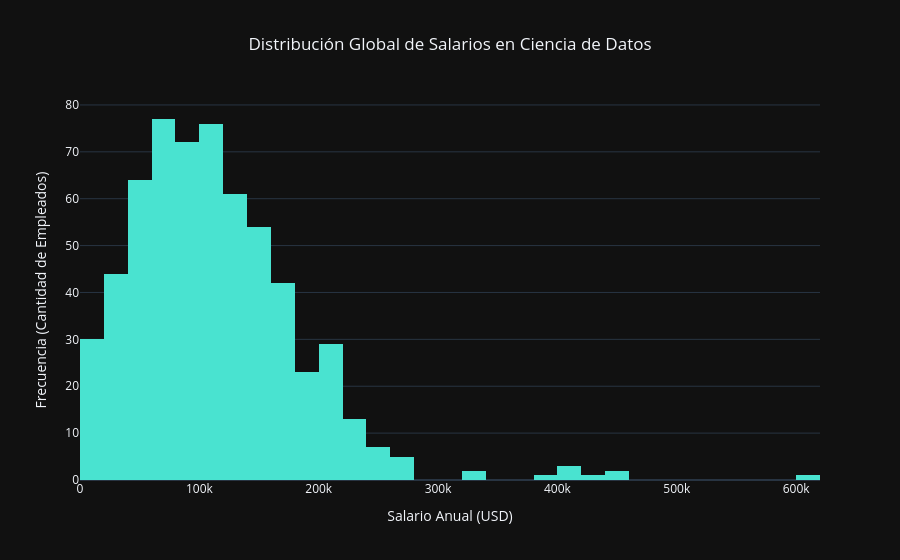

The code cell stored with this chart in its notebook:
### Markdown cell above
# **5. Visualización de Datos (Barras e Histogramas)

### Code cell
# creamos el histograma de distribucion de salarios
histograma = px.histogram(
    datos,
    x="salary_in_usd",
    nbins=40,
    title="Distribución Global de Salarios en Ciencia de Datos",
    labels={"salary_in_usd": "Salario Anual (USD)"},
    color_discrete_sequence=['#49e3d0']
)

histograma.update_layout(
    title_x=0.5,
    xaxis_title="Salario Anual (USD)",
    yaxis_title="Frecuencia (Cantidad de Empleados)",
    template="plotly_dark"
)
# desplegamos el grafico
histograma.show()

### Figure 1 — Plotly figure (JSON) as saved in the notebook; plotly's stock layout.template omitted (floating-point values rounded to 4 significant figures; data arrays with more than 128 entries replaced by an {"elided": "..."} marker saying what was removed)
{"data": [{"bingroup": "x", "hovertemplate": "Salario Anual (USD)=%{x}<br>count=%{y}<extra></extra>", "legendgroup": "", "marker": {"color": "#49e3d0", "pattern": {"shape": ""}}, "name": "", "nbinsx": 40, "orientation": "v", "showlegend": false, "type": "histogram", "x": {"elided": "607 int values"}, "xaxis": "x", "yaxis": "y"}], "layout": {"barmode": "relative", "legend": {"tracegroupgap": 0}, "title": {"text": "Distribución Global de Salarios en Ciencia de Datos", "x": 0.5}, "xaxis": {"anchor": "y", "domain": [0, 1], "title": {"text": "Salario Anual (USD)"}}, "yaxis": {"anchor": "x", "domain": [0, 1], "title": {"text": "Frecuencia (Cantidad de Empleados)"}}}}
